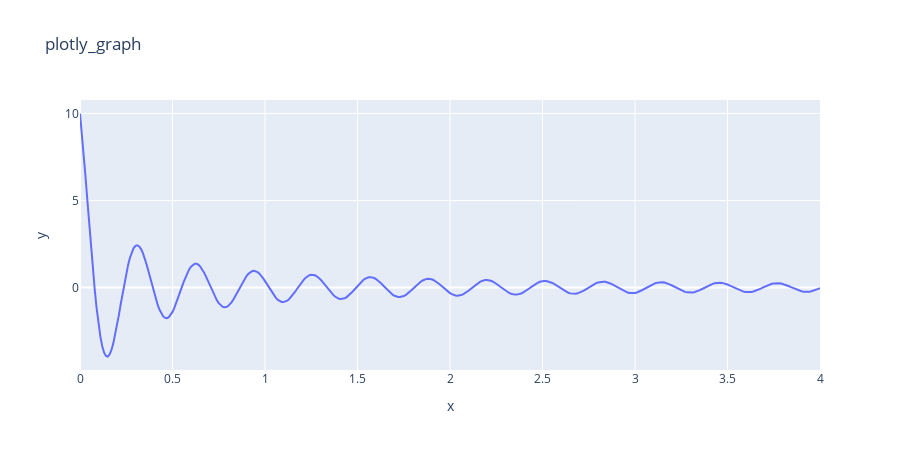

Notebook code for this chart:
### Markdown cell above
Построим график с помощью plotly.

### Code cell
def show_with_plotly(x, y, title, figsize=(900, 450)):
    fig = go.Figure()
    fig.add_trace(go.Scatter(x=x, y=y, mode="lines"))

    fig.update_layout(
        title=title,
        xaxis_title="x",
        yaxis_title="y",
        width=figsize[0],
        height=figsize[1],
    )

    fig.show()


show_with_plotly(x, y, "plotly_graph")

### Figure 1 — Plotly figure (JSON) as saved in the notebook; plotly's stock layout.template omitted (floating-point values rounded to 4 significant figures; data arrays with more than 128 entries replaced by an {"elided": "..."} marker saying what was removed)
{"data": [{"mode": "lines", "type": "scatter", "x": {"elided": "401 float values"}, "y": {"elided": "401 float values"}}], "layout": {"height": 450, "title": {"text": "plotly_graph"}, "width": 900, "xaxis": {"title": {"text": "x"}}, "yaxis": {"title": {"text": "y"}}}}
